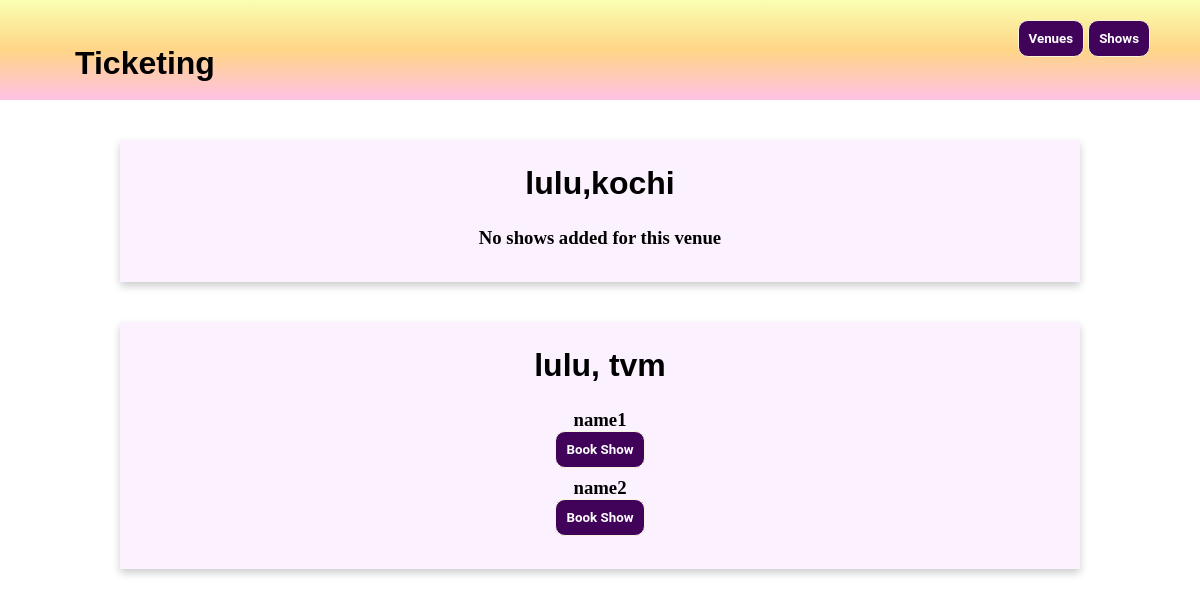
Page /home on the earlier database version.
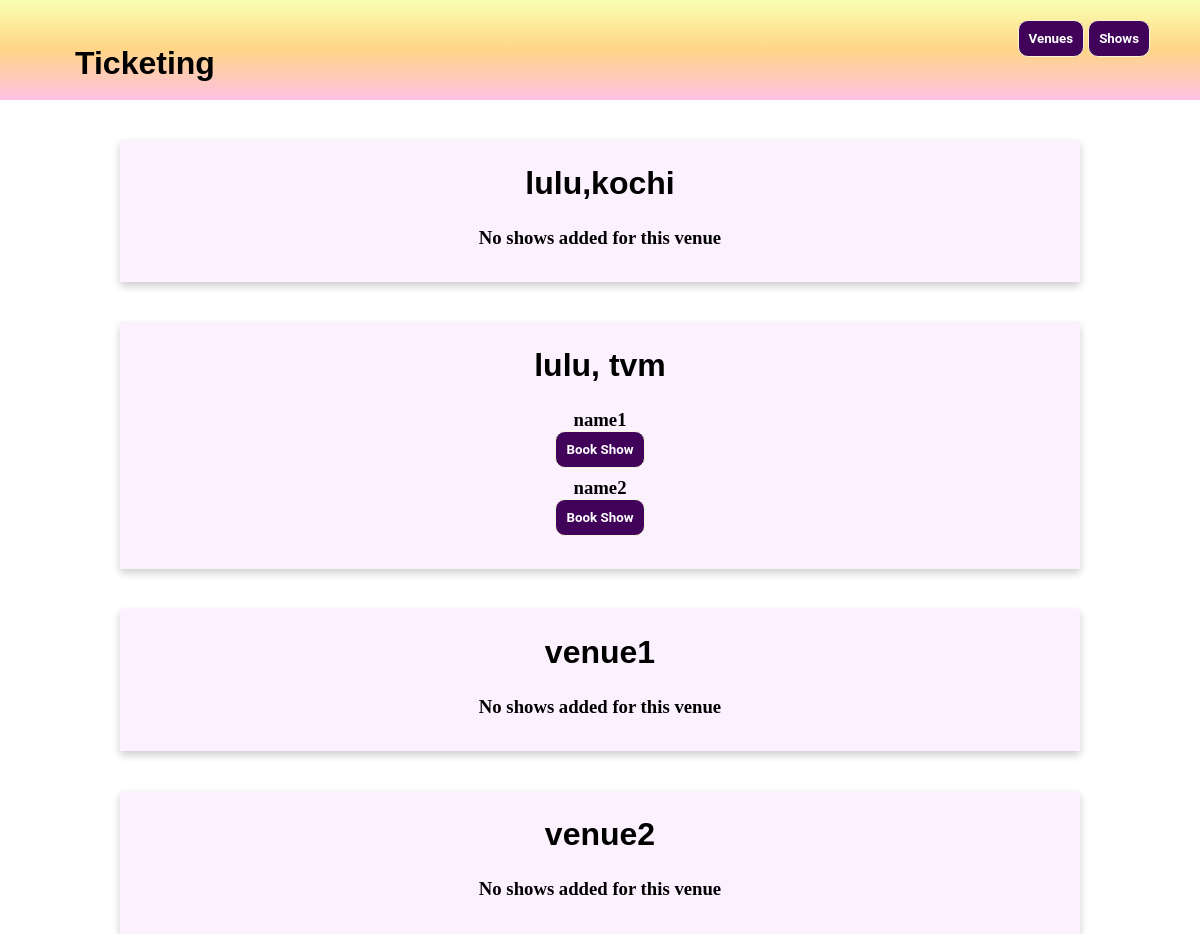
Same page on the later database version.
### app.py (models this page shows)
class Venue(db.Model):
    _tablename_ = 'venue'
    venue_id = db.Column(db.Integer, primary_key=True, autoincrement=True)
    venue_name = db.Column(db.String, unique=True, nullable=False)
    location = db.Column(db.String)
    capacity = db.Column(db.Integer)

class Shows(db.Model):
    _tablename_ = 'shows'
    show_id = db.Column(db.Integer, primary_key=True, autoincrement=True)
    show_name = db.Column(db.String, unique=True, nullable=False)
    rating = db.Column(db.Integer)
    price = db.Column(db.Integer, nullable=False)
    date = db.Column(db.String)
    time = db.Column(db.String)
    venue_id = db.Column(db.Integer, db.ForeignKey('venue.venue_id'))

### app.py (the view)
@app.route('/home', methods=['GET', 'POST'])
def home():
    venueDict={}
    conn = sqlite3.connect("database.sqlite3")
    cur = conn.cursor()
    query = """SELECT venue_id,venue_name,location from venue"""
    cur.execute(query)
    venues = cur.fetchall()
    for venue in venues:
        query2 = """SELECT show_name from shows where venue_id=?"""
        cur.execute(query2, (venue[0],))
        shows=cur.fetchall()
        venueDict[venue[1]]=shows
    cur.close()
    return render_template("home.html", venueDict=venueDict)

### templates/home.html (shortened to what this page needs)
{% extends "base.html" %}
{% block body %}
<header>
    <div class="container">
        <div class="nav">
            <h1>Ticketing </h1>
            <div><button onclick="">Venues</button>
                <button onclick="">Shows</button>
            </div>
        </div>
    </div>
</header>
<div class="home">
    {% for venue,shows in venueDict.items() %}
        <div class="card">
            <h1>{{venue}}</h1>
            {% if shows|length == 0%}
                <div class="manageShows">
                    <h3>No shows added for this venue</h3>
                </div>
            {% endif %}
            {% for show in shows %}
                <h3>{{show[0]}}</h3>
                <div class="manageShows">
                    <button>Book Show</button>
                </div>
            {% endfor %}
        </div>
    {% endfor %}
    </div>
{% endblock %}

### templates/base.html (shortened to what this page needs)
<!DOCTYPE html>
<html lang="en">
    <head>
        <link rel="stylesheet" href="/static/style.css">
    </head>
    <body>
        {% block body %} {% endblock %}
    </body>
</html>

### static/style.css (style rules this page uses)
* { margin: 0px; padding: 0px; font-family: Cambria, Cochin, Georgia, Times, "Times New Roman", serif; box-sizing: border-box; }
body { font-size: 1rem; }
header { height: 100px; background-image: linear-gradient( rgb(250, 255, 177), rgb(255, 213, 134), rgb(255, 193, 229) ); }
button { border: 1px solid beige; color: white; outline: none; border-radius: 10px; padding: 10px; cursor: pointer; text-decoration: none; font-family: "Roboto", sans-serif; font-weight: bolder; background-color: rgb(65, 3, 89); }
.container { width: 95%; margin: auto; }
.nav { display: flex; justify-content: space-between; width: 100%; margin: auto; padding: 20px; }
h1 { font-family: "Trebuchet MS", "Lucida Sans Unicode", "Lucida Grande", "Lucida Sans", Arial, sans-serif; padding: 25px; }
.card { box-shadow: 0 4px 8px 0 rgba(0, 0, 0, 0.2); background-color: #fbf1ff; width: 80%; margin: auto; text-align: center; font-family: arial; margin-top:5vh; padding: 3vh; padding-top: 0; }
.manageShows { display: flex; min-width:100%; justify-content: center; margin-bottom: 1%; }

Differences in the rows shown:
added Venue: venue_name "venue1", shows "No shows added for this venue"
added Venue: venue_name "venue2", shows "No shows added for this venue"
